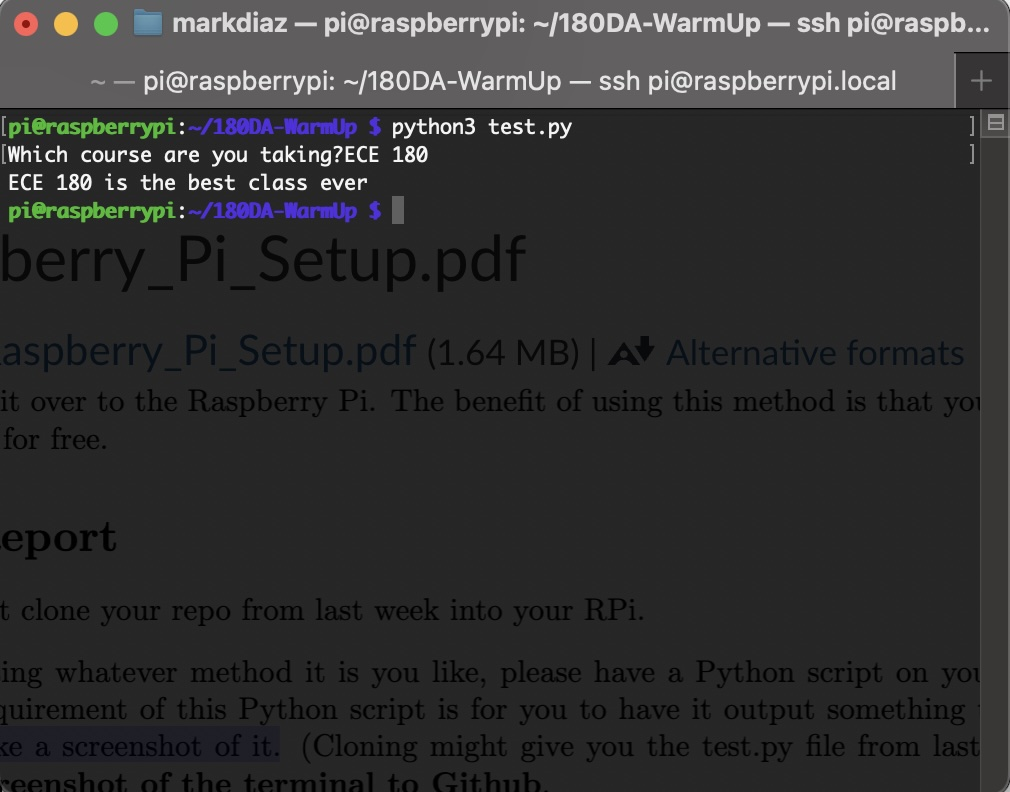
#> input picture pi.jpg, 1010 x 792 px, given in place of the camera
$ python opencv.py
#> lines starting #> are read from the running program, lines starting #| are printed output that depends on the picture; after the words box and inside, x2 and y2 are one past the last pixel; in counts of white or black regions, pixels touching at a corner belong together
'''
This python script uses open cv to
1. Track black objects in a given frame
2. Get the dominant color in a central rectangle in the center of the frame

'''

import cv2
import numpy as np

def get_dominant_color(image, k=3):
    # Return dominant color in BGR format using K-Means clustering
    pixels = image.reshape((-1, 3))
    pixels = np.float32(pixels)
    criteria = (cv2.TERM_CRITERIA_EPS + cv2.TERM_CRITERIA_MAX_ITER, 50, 0.2)
    _, labels, centers = cv2.kmeans(pixels, k, None, criteria, 10, cv2.KMEANS_RANDOM_CENTERS)
    _, counts = np.unique(labels, return_counts=True)
    dominant = centers[np.argmax(counts)]
    return np.uint8(dominant)

# Video capture
cap = cv2.VideoCapture(0)

# HSV range for black object
lower_hsv = np.array([0, 0, 0])
upper_hsv = np.array([180, 255, 50])
min_area = 2000  # Minimum contour area

# Central rectangle for dominant color
rect_size = 100

while True:
    ret, frame = cap.read()
#> frame is the input picture: shape (792, 1010, 3); mean B, G, R 48.8, 48.4, 48.4
    if not ret:
        break

    h, w, _ = frame.shape
#> h = 792; w = 1010
    cx, cy = w // 2, h // 2
#> cx = 505; cy = 396
    x1, y1 = cx - rect_size // 2, cy - rect_size // 2
#> x1 = 455; y1 = 346
    x2, y2 = cx + rect_size // 2, cy + rect_size // 2
#> x2 = 555; y2 = 446

    # -------------------------------
    # Part 1: Black object tracking
    # -------------------------------
    hsv = cv2.cvtColor(frame, cv2.COLOR_BGR2HSV)
#> hsv: shape (792, 1010, 3); mean H, S, V 28.7, 6, 49.7
    mask = cv2.inRange(hsv, lower_hsv, upper_hsv)
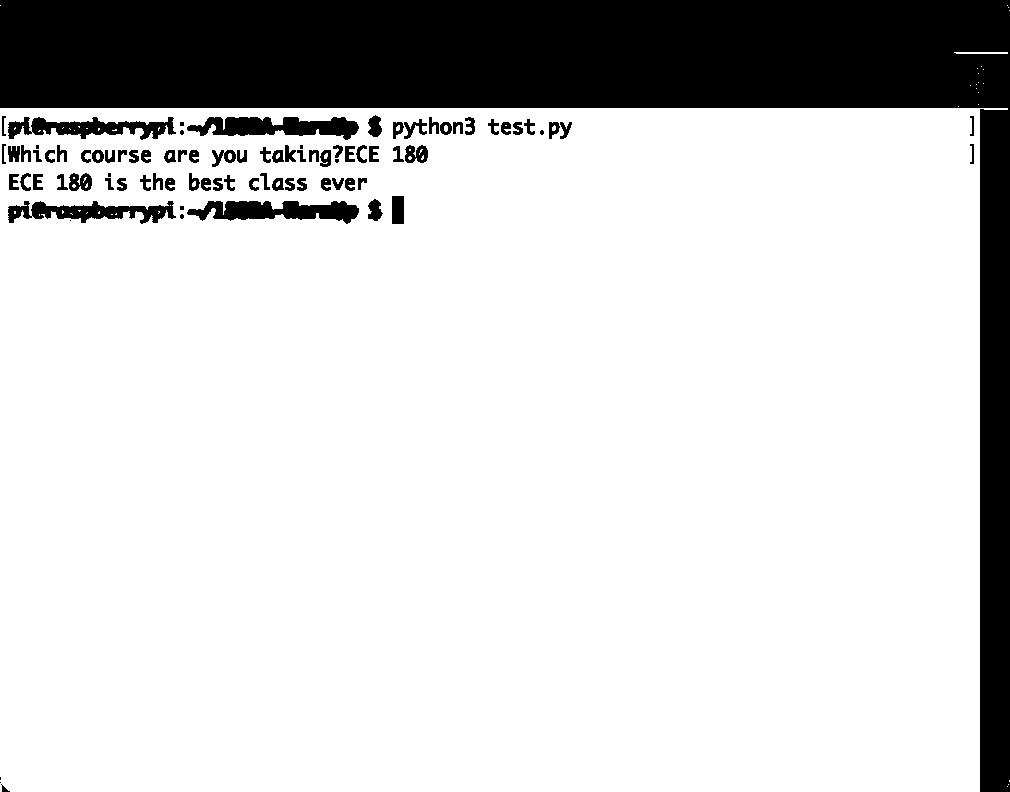
#> mask: shape (792, 1010); 81.8% white; 88 black regions (12 under 20 px), largest, box (x1, y1, x2, y2) and area: (0, 0, 1010, 792) 129422, (187, 117, 359, 140) 2445, (187, 201, 359, 224) 2444
    mask = cv2.erode(mask, None, iterations=2)
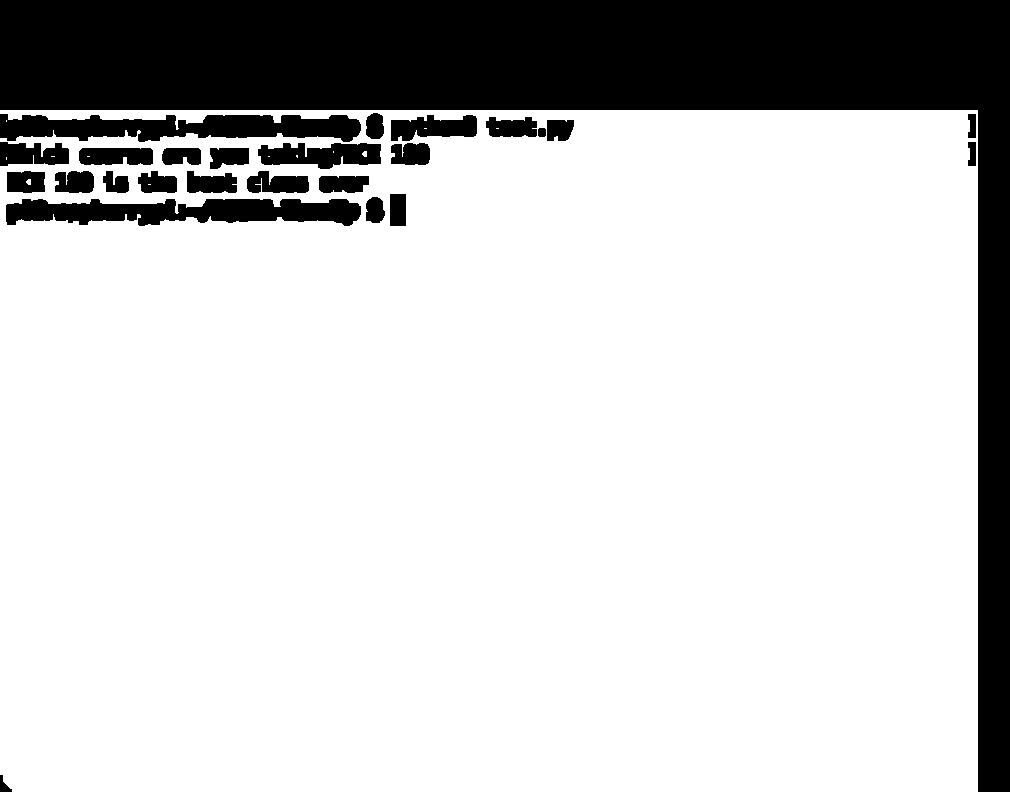
#> mask: shape (792, 1010); 79.6% white; 26 black regions, largest, box (x1, y1, x2, y2) and area: (0, 0, 1010, 792) 132924, (0, 114, 361, 142) 6983, (6, 199, 361, 226) 6844
    mask = cv2.dilate(mask, None, iterations=2)
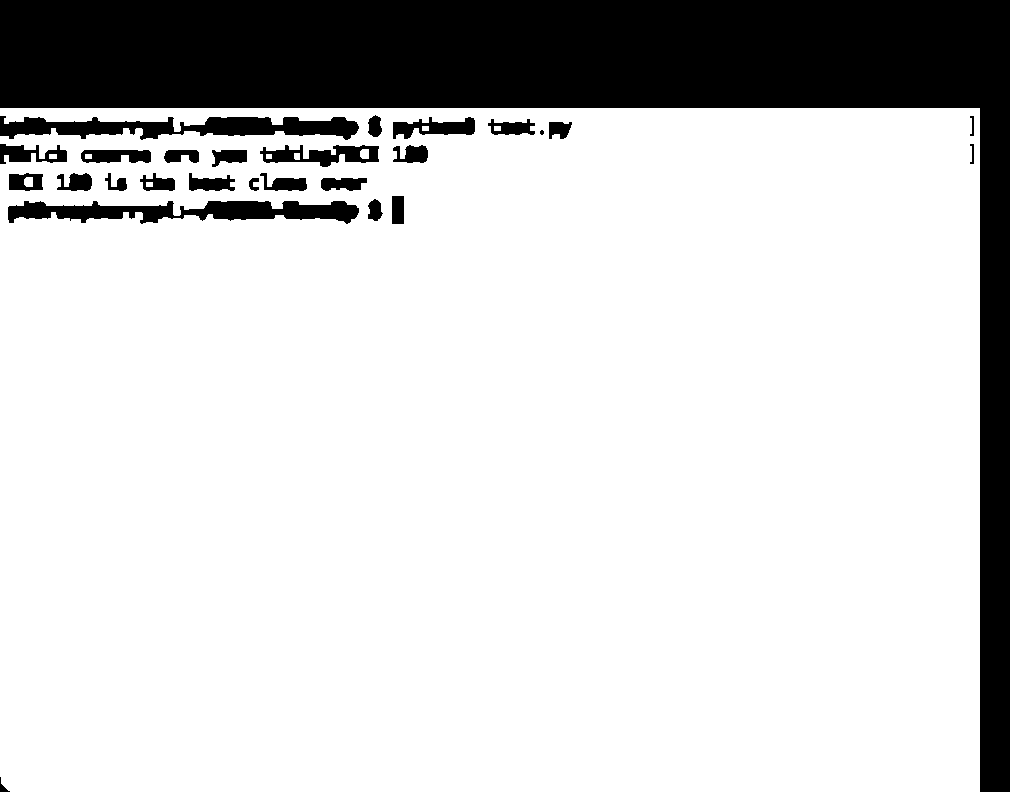
#> mask: shape (792, 1010); 81.3% white; 27 black regions (1 under 20 px)

    contours, _ = cv2.findContours(mask, cv2.RETR_EXTERNAL, cv2.CHAIN_APPROX_SIMPLE)
#> contours = 2 contours; box (x1, y1, x2, y2) and area: (0, 108, 980, 792) 662282, (49, 154, 57, 159) 28
    if contours:
        large_contours = [c for c in contours if cv2.contourArea(c) > min_area]
#> large_contours = 1 contour; box (x1, y1, x2, y2) and area: (0, 108, 980, 792) 662282
        if large_contours:
            c = max(large_contours, key=cv2.contourArea)
#> c = contour of 306 points, box (x1, y1, x2, y2) (0, 108, 980, 792), area 662282
            x, y, w_box, h_box = cv2.boundingRect(c)
#> x = 0; y = 108; w_box = 980; h_box = 684
            cv2.rectangle(frame, (x, y), (x + w_box, y + h_box), (0, 255, 0), 2)

    # -------------------------------
    # Part 2: Dominant color in center
    # -------------------------------
    cv2.rectangle(frame, (x1, y1), (x2, y2), (0, 255, 0), 2)
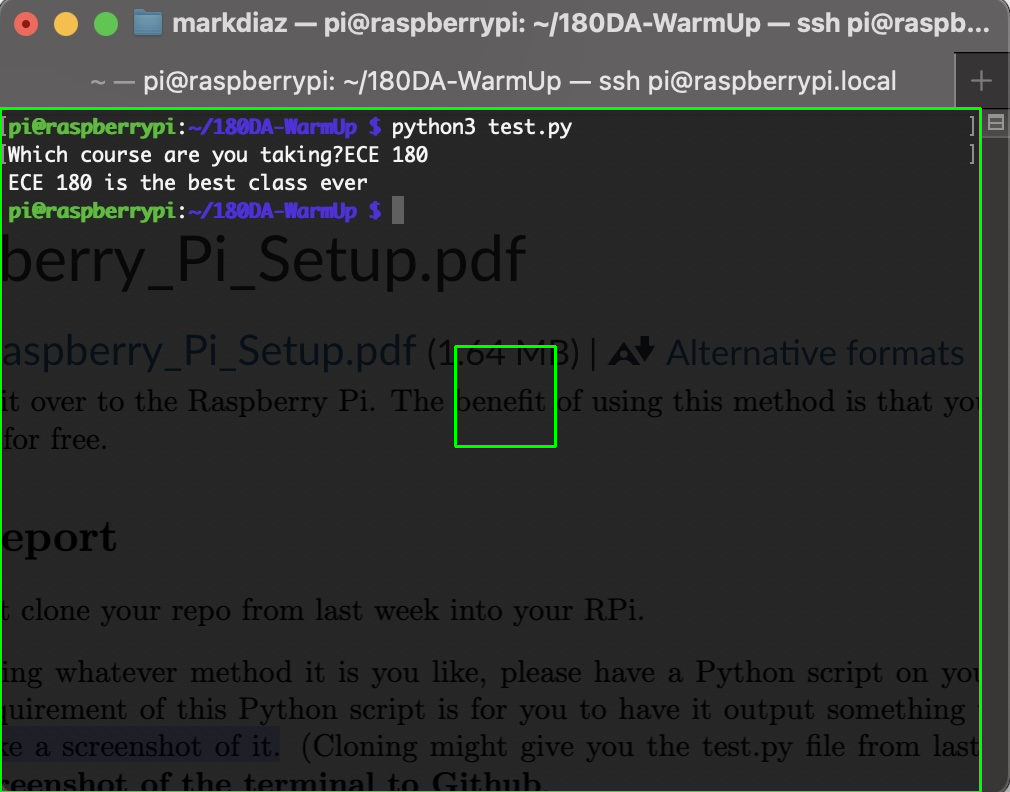
#> frame: shape (792, 1010, 3); mean B, G, R 48.3, 50.7, 48
    roi = frame[y1:y2, x1:x2]
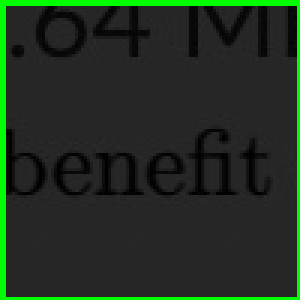
#> roi: shape (100, 100, 3) (shown 3 times larger); mean B, G, R 32.5, 47.6, 32.5
    dominant_color = get_dominant_color(roi, k=3)
#> in get_dominant_color, `_, labels, centers = cv2.kmeans(pixels, k, None, criteria, 10, cv2.KME..`: labels = 10000 values, max 2 at index 202, min 0 at index 0, mean 1.77; centers = [[0, 255, 0], [10.01, 10.01, 10.01], [37.76, 37.76, 37.76]]
#> in get_dominant_color, `_, counts = np.unique(labels, return_counts=True)`: counts = [591, 1095, 8314]
#> in get_dominant_color, `dominant = centers[np.argmax(counts)]`: dominant = [37.76, 37.76, 37.76]
#> dominant_color = [37, 37, 37]

    # Display dominant color as rectangle and text
    cv2.rectangle(frame, (10, 10), (60, 60), tuple(int(c) for c in dominant_color), -1)
    color_text = f'Dominant BGR: {dominant_color}'
#> color_text = 'Dominant BGR: [37 37 37]'
    cv2.putText(frame, color_text, (70, 40), cv2.FONT_HERSHEY_SIMPLEX, 0.6, (0,0,0), 2)
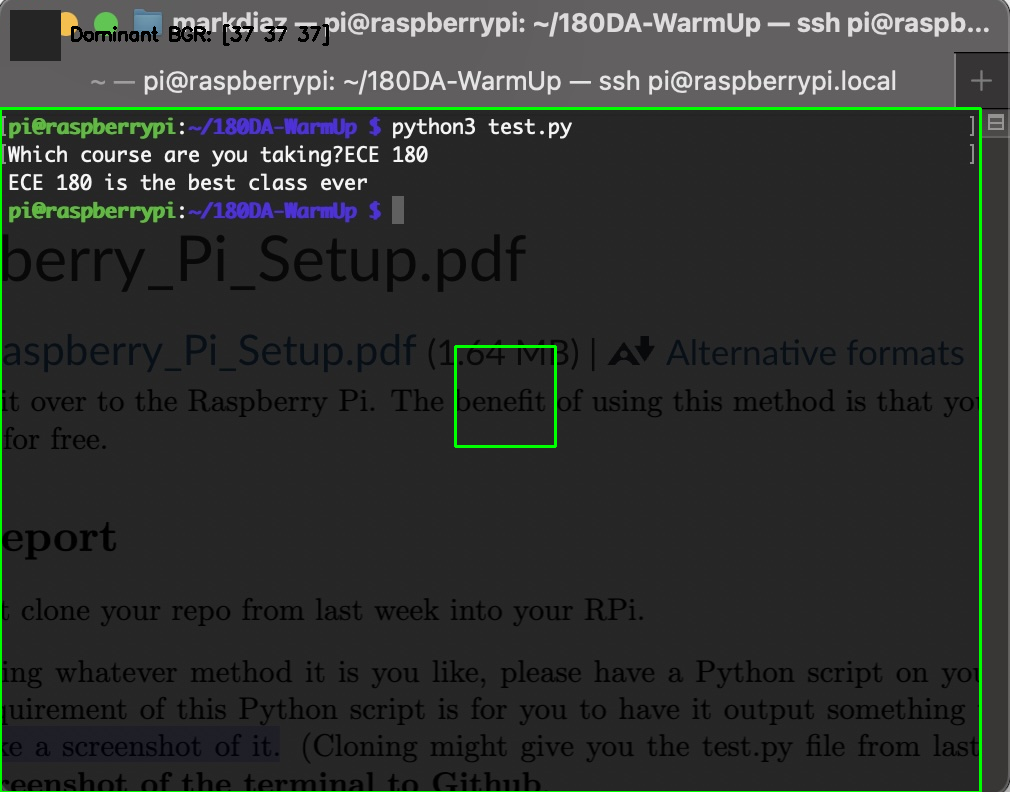
#> frame: shape (792, 1010, 3); mean B, G, R 47.9, 50.2, 47.4

    # Show results
    cv2.imshow('Frame', frame)
    # cv2.imshow('Mask', mask)

    if cv2.waitKey(1) & 0xFF == ord('q'):
#> (key q is pressed here)
        break

cap.release()
cv2.destroyAllWindows()
